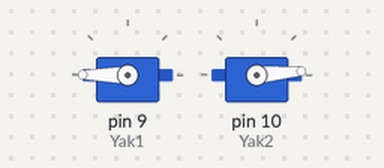
The sketch below on a simulated Arduino Uno, built with avr-gcc and run on an emulated ATmega328P. Shown: 2 × servo.

Above: at 0.05 s.
At 2.45 s:
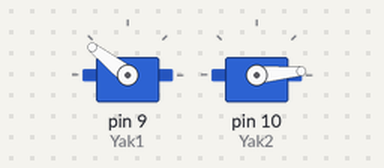
At 3.65 s:
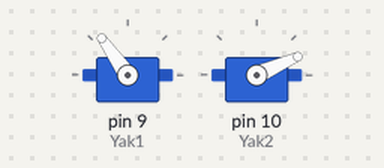
At 4.9 s:
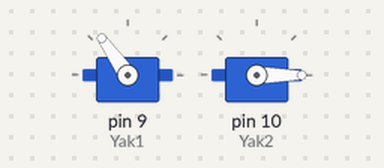
Timing chart, 0 to 6.4 s (numbered marks = the images above):
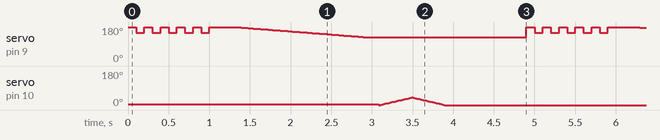

The sketch:

Yak_v2.0.0.ino
```cpp
#include <Servo.h>
#define Yak1min 180
#define Yak1max 125
#define Yak2min 0
#define Yak2max 40
Servo Yak1;
Servo Yak2;
void setup()
{
  Yak1.attach(9);
  Yak2.attach(10);
  Yak2.write(5);
  for(;;)
  {
    Yak1.write(180);
    delay(100);
    Yak1.write(150);
    delay(100);
    Yak1.write(180);
    delay(100);
    Yak1.write(150);
    delay(100);
    Yak1.write(180);
    delay(100);
    Yak1.write(150);
    delay(100);
    Yak1.write(180);
    delay(100);
    Yak1.write(150);
    delay(100);
    Yak1.write(180);
    delay(100);
    Yak1.write(150);
    delay(100);
    Yak1.write(180);
    delay(300);
    for(int i=Yak1min;i>=Yak1max;i--)
    {
      Yak1.write(i);
      delay(30);
    }
    delay(100);
    for(int i=Yak2min;i<Yak2max;i++)
    {
      Yak2.write(i);
      delay(10);
    }
    for(int i=Yak2max;i>=Yak2min;i--)
    {
      Yak2.write(i);
      delay(10);
    }
    delay(1000);
  }
}
void loop(){}
```

Measured:
- by itself, servo on pin 9 (Yak1): moves between 125° and 180°, repeating every 4.9 s
